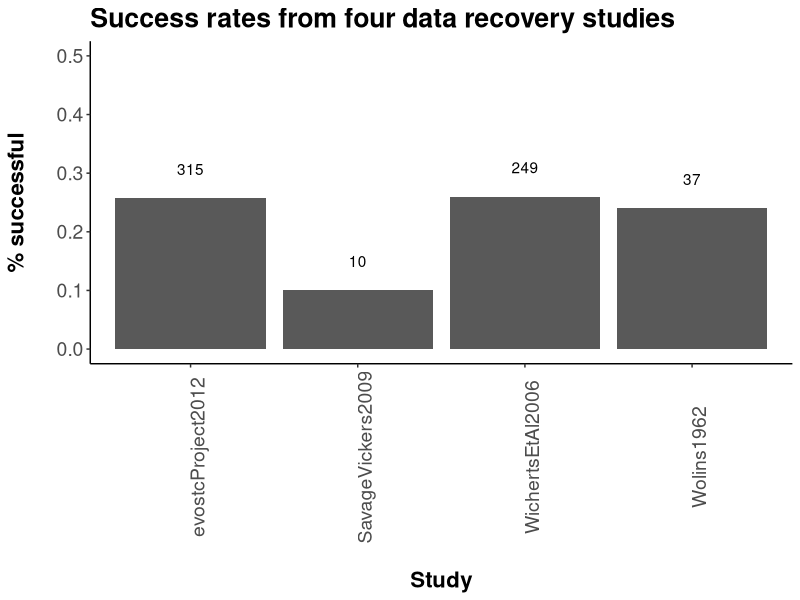
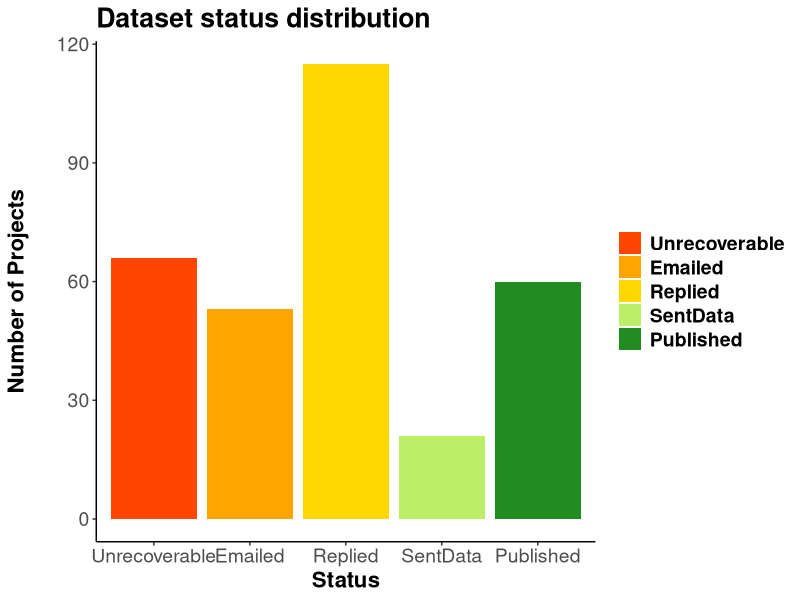
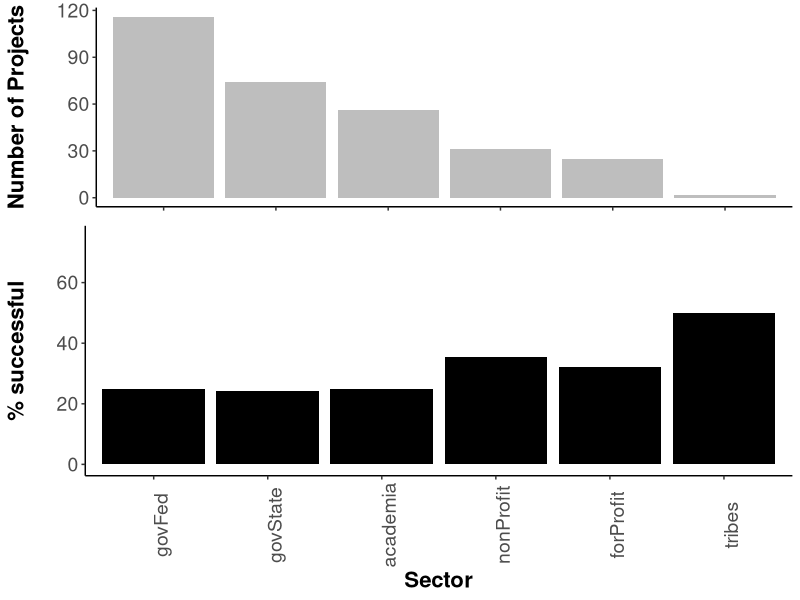
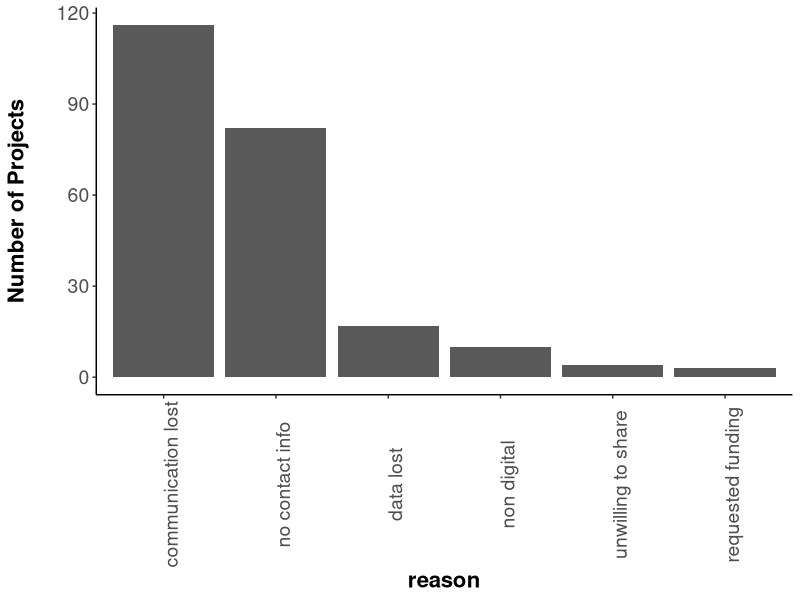

The R script that drew these images, in order:
## ---- chunk 1

library(knitr)
library(dplyr)
library(readr)
library(ggplot2)
library(reshape2)
library(grid)
library(gridExtra)

rslt=read.csv('data/archResRevised2.csv',header=T,stringsAsFactors=F)
rslt[rslt$Status=='published','Status']<-'Published'

rslt$succ=ifelse(rslt$Status %in% c('Published','SentData','Revised'),0,1)
rslt$statSucc=ifelse(rslt$Status %in% c('Published','SentData','Revised'),1,2) # 1 = success, 2 = not successful


agDes=read.csv('data/ecoInfoAgencyDesig.csv',header=T,stringsAsFactors=T,col.names=c('agency','agGrp','agSubGrp'))
agDes$agGrp=gsub('nonProf','private',agDes$agGrp)


rslt2=merge(rslt,agDes,all.x=T)
rslt2=rslt2 %>%
  filter(!end>2010) 
## ---- chunk 2
statusCols=c('Unrecoverable'='orangered',
             'Emailed'='orange',
             'Replied'='gold',
             'SentData'='darkolivegreen2',
             'Revised'='darkolivegreen3',
             'Published'='forestgreen')

succCols=c('aff'='grey17',
           'neg'='grey89')

## ---- chunk 3
comp=data.frame(study=c('SavageVickers2009','WichertsEtAl2006','Wolins1962','evostcProject2012'),
                n=c(10,249,37,nrow(rslt2)),
                successRate=c(0.10,0.26,0.24,
                              nrow(rslt2[rslt2$succ==0,])/nrow(rslt2)))
comp

stComparison<-ggplot(comp,aes(x=study,y=successRate))+
  geom_bar(stat = "identity")+
  theme(axis.line=element_line('black'),
        panel.grid.major = element_blank(),
        panel.grid.minor = element_blank(),
        panel.border = element_blank(),
        panel.background = element_blank())+
  theme(axis.text.x = element_text(angle=90))+
  xlab('\nStudy')+
  ylim(0,0.5)+
  ylab('% successful\n')+
  ggtitle('Success rates from four data recovery studies')+
  theme(axis.text=element_text(size=14),
        title=element_text(size=16,face="bold"))+
  theme(axis.line.x = element_line(color="black"),
        axis.line.y = element_line(color="black"))+
  annotate("text",x=1,y=comp$successRate[4]+0.05,label=as.character(comp$n[4]))+
  annotate("text",x=2,y=comp$successRate[1]+0.05,label=as.character(comp$n[1]))+
  annotate("text",x=3,y=comp$successRate[2]+0.05,label=as.character(comp$n[2]))+
  annotate("text",x=4,y=comp$successRate[3]+0.05,label=as.character(comp$n[3]))
stComparison
## ---- chunk 4
statusProps=table(rslt2$Status)
eqProp=chisq.test(statusProps) #not equal proportions

eqProp
## ---- chunk 5
overall=table(rslt2$Status)
overallLong=melt(overall)
colnames(overallLong)=c('Status','nDatasets')
overall2=overallLong %>%
  mutate(prop=nDatasets/sum(nDatasets))

possible=overallLong %>%
  filter(!Status=='Unrecoverable') %>%
  mutate(prop=nDatasets/sum(nDatasets))

statusOrd=c('Unrecoverable','Emailed','Replied','SentData','Revised','Published')

statPlot=ggplot()+
  geom_bar(data=rslt2,
                 aes(x=factor(Status,levels=statusOrd,ordered=T),fill=Status))+
  scale_fill_manual(labels=statusOrd,values=statusCols,breaks=statusOrd)+
  theme(legend.title=element_blank())+
  theme(panel.grid.major = element_blank(),
        panel.grid.minor = element_blank(),
        panel.border = element_blank(),
        panel.background = element_blank())+
  xlab('Status')+
  ylab('Number of Projects\n')+
  ggtitle('Dataset status distribution')+
  theme(axis.text=element_text(size=14),
        title=element_text(size=16,face="bold"),
        legend.text = element_text(size = 14, face = "bold"))+
  theme(axis.line.x = element_line(color="black"),
        axis.line.y = element_line(color="black"))

statPlot

## ---- chunk 6

succBlr<-glm(formula = succ~agSubGrp+end+dataType,family='binomial',data=rslt2)

## statSucc = Binomial: did we recover the data?
## agGrp = sector of home institution
## end = last year project was funded by EVOSTC
## dataType = field of study

summary(succBlr)

## ---- chunk 7

dtProps=table(rslt2$succ,rslt2$dataType)
dtChi=chisq.test(dtProps)

dtChi
## ---- chunk 8
dtBlr<-glm(formula = succ~dataType,family='binomial',data=rslt2)

summary(dtBlr)
## ---- chunk 9



## ---- chunk 10
secProps=table(rslt2$succ,rslt2$agGrp)
sectChi=chisq.test(secProps)

sectChi

subSecProps=table(rslt2$succ,rslt2$agSubGrp)
subSectChi=chisq.test(subSecProps)

subSectChi
## ---- chunk 11

secSubYN=as.data.frame(table(rslt2$agSubGrp,rslt2$succ))
colnames(secSubYN)=c('subSector','succ','nDatasets')

secSubYN2=secSubYN %>%
  group_by(subSector) %>%
  mutate(prop=nDatasets/sum(nDatasets))
secSubYN2$subSector=factor(secSubYN2$subSector,levels=c("gov_fed","gov_state","academia","nonProf","private","tribe"),ordered = T)

subSecNds=ggplot(secSubYN2,aes(x=subSector,y=nDatasets))+
  geom_bar(stat = "identity",fill="grey")+
  theme(axis.line=element_line('black'),
        panel.grid.major = element_blank(),
        panel.grid.minor = element_blank(),
        panel.border = element_blank(),
        panel.background = element_blank())+
  theme(axis.text.x = element_blank(),
        axis.title.x = element_blank())+
  ylab('Number of Projects\n')+
  theme(axis.text=element_text(size=14),
        title=element_text(size=16,face="bold"))+
  theme(axis.line.x = element_line(color="black"),
        axis.line.y = element_line(color="black"))

subSecPerc=ggplot(secSubYN2[secSubYN2$succ==0,],aes(x=subSector,y=as.numeric(prop*100)))+
  geom_bar(stat = "identity",fill="black")+
  scale_x_discrete(breaks=levels(secSubYN2$subSector),
                   labels=c("govFed","govState","academia","nonProfit","forProfit","tribes"))+
  theme(axis.line=element_line('black'),
        panel.grid.major = element_blank(),
        panel.grid.minor = element_blank(),
        panel.border = element_blank(),
        panel.background = element_blank(),
        axis.text.x = element_text(angle=90))+
  xlab('Sector')+
  ylab('% successful\n')+
  ylim(0,75)+
  #ggtitle('Percent success by research sector type')+
  theme(axis.text=element_text(size=14),
        title=element_text(size=16,face="bold"))+
  theme(axis.line.x = element_line(color="black"),
        axis.line.y = element_line(color="black"))

grid.arrange(subSecNds, subSecPerc, ncol = 1, heights=c(1,1.75))

## ---- chunk 12


## ---- chunk 13
reas=rslt2 %>%
  filter(Status=='Unrecoverable') %>%
  filter(!reason=="no data generated") %>%
  filter(!reason=="data uvailable") %>%
  select(Status,reason)
reasTab=as.data.frame(table(reas$reason))
colnames(reasTab)=c('reason','nDatasets')

## add in status = 'emailed' to 'no contact info' & status = "replied" to unwilling to share? ...discuss with group

reasTab[reasTab$reason=='no contact info',"nDatasets"] <- (reasTab[reasTab$reason=='no contact info',"nDatasets"] + length(rslt2[rslt2$Status=='Emailed','Status'])) 

levels(reasTab$reason)=c(levels(reasTab$reason),'communication lost')

reasTab[6,]<-c('communication lost', length(rslt2[rslt2$Status=='Replied','Status'])+1)# +1 for one of the 'data unavailable' datasets, add the other to "data lost"
reasTab[1,2]<-as.numeric(as.character(reasTab[reasTab$reason=="data lost","nDatasets"]))+1

reasTab<-arrange(reasTab,desc(as.numeric(nDatasets)))
reasTab$reason<-factor(reasTab$reason,levels = reasTab$reason,ordered = T)

whyNot<-ggplot(reasTab,aes(x=reason,y=as.numeric(nDatasets)))+
  geom_bar(stat = "identity")+
  theme(axis.line=element_line('black'),
        panel.grid.major = element_blank(),
        panel.grid.minor = element_blank(),
        panel.border = element_blank(),
        panel.background = element_blank())+
  theme(axis.text.x = element_text(angle=90))+
  #xlab('\nReason data were not recovered')+
  ylab('Number of Projects\n')+
  #ggtitle('Why are data not recovered?')+
  theme(axis.text=element_text(size=14),
        title=element_text(size=16,face="bold"))+
  theme(axis.line.x = element_line(color="black"),
        axis.line.y = element_line(color="black")) ## *** add each n as text above bar
whyNot
